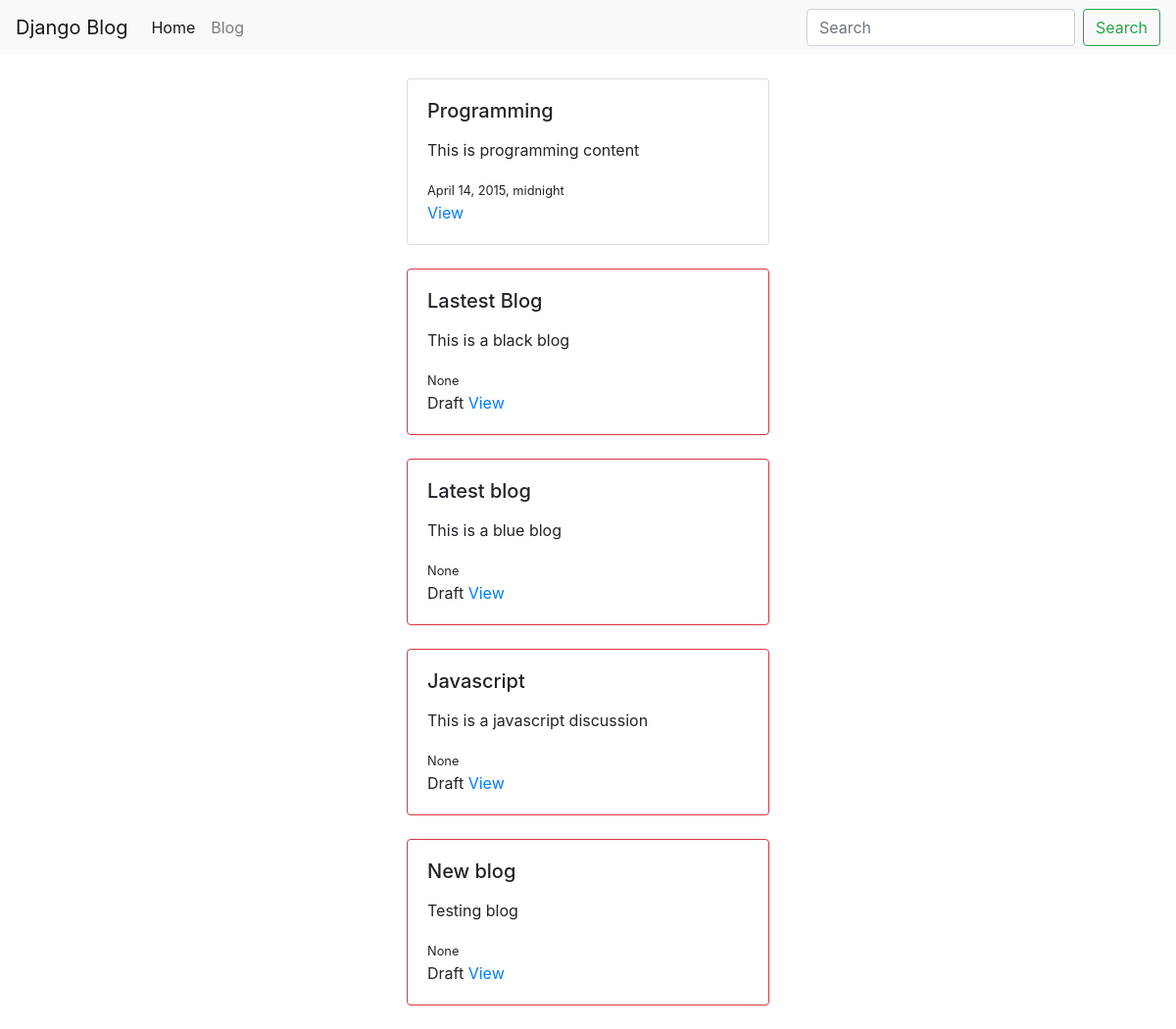
Page /blog/ (signed in) on the committed database.
### blog/models.py (models this page shows, shortened)
class BlogPost(models.Model):
    user = models.ForeignKey(User,default=1,null=True,on_delete=models.SET_NULL)
    title = models.CharField(max_length=155)
    slug = models.SlugField(unique=True)
    content = models.TextField(null=True,blank=True)
    timestamp =  models.DateTimeField(auto_now=False, auto_now_add=True)
    update = models.DateTimeField(auto_now=True, auto_now_add=False)
    publish_date = models.DateTimeField(auto_now=False, auto_now_add=False,blank=True,null=True)
    objects = BlogPostManager()
    class Meta:
        ordering = ['-publish_date','-update','-timestamp']
    def get_absolute_url(self):
        return f"/blog/{self.slug}"

### blog/views.py (the view)
# urls.py: path('',blog_post_list_view),
def blog_post_list_view(request):
    qs = BlogPost.objects.all().published()
    if request.user.is_authenticated:
        my_qs = BlogPost.objects.filter(user=request.user)
        qs = (qs | my_qs).distinct()
    context = {'object_list': qs}
    return render(request,"blog/list.html",context)

### blog/models.py (called while the page is built)
     def published(self):
        now = timezone.now()
        return self.filter(publish_date__lte=now)

    def get_queryset(self):
        return BLogPostQueryset(self.model,using=self._db)

### blog/templates/blog/list.html
{% extends 'base.html' %}
{% block content %}
<div class="col-md-4 mx-auto">
    {% for object in object_list %}
       {% include 'blog/list-inline.html' with post=object detail=false %}
    {% endfor %}
</div>
{% endblock %}

### templates/base.html (shortened to what this page needs)
<!doctype html>
<html lang="en">
  <head>
    <link rel="stylesheet" href="https://stackpath.bootstrapcdn.com/bootstrap/4.5.0/css/bootstrap.min.css">
  </head>
  <body>
    {% include 'navbar.html' %}
    {% block content %}
    {% endblock %}
  </body>
</html>

### templates/navbar.html (shortened to what this page needs)
<nav class="navbar navbar-expand-lg navbar-light bg-light">
    <a class="navbar-brand" href="#">Django Blog</a>
    <div class="collapse navbar-collapse" id="navbarSupportedContent">
      <ul class="navbar-nav mr-auto">
        <li class="nav-item active">
          <a class="nav-link" href="#">Home <span class="sr-only">(current)</span></a>
        </li>
        <li class="nav-item">
          <a class="nav-link" href="/blog">Blog</a>
        </li>
      </ul>
      <form class="form-inline my-2 my-lg-0">
        <input class="form-control mr-sm-2" type="search" placeholder="Search" aria-label="Search">
        <button class="btn btn-outline-success my-2 my-sm-0" type="submit">Search</button>
      </form>
    </div>
  </nav>

### blog/templates/blog/list-inline.html
<div class="card my-4 {% if not post.publish_date %} border border-danger {% endif %}">
    <div class="card-body">
        <h5 class="card-title">{{ post.title}}</h5>
        <p class="card-text">{{ post.content|linebreaks|truncatewords:30 }}</p>
        <small>{{ post.publish_date }}</small><br>
    {% if not detail %}
      {% if not post.publish_date %} Draft {% endif %}
        <a href="{{ post.get_absolute_url }}"> View </a>
    {% endif %}
    </div>
</div>

### rows in the picture
BlogPost: title "Programming", content "This is programming content", publish_date "April 14, 2015, midnight"
BlogPost: title "Lastest Blog", content "This is a black blog", publish_date "None", shows "Draft"
BlogPost: title "Latest blog", content "This is a blue blog", publish_date "None", shows "Draft"
BlogPost: title "Javascript", content "This is a javascript discussion", publish_date "None", shows "Draft"
BlogPost: title "New blog", content "Testing blog", publish_date "None", shows "Draft"
